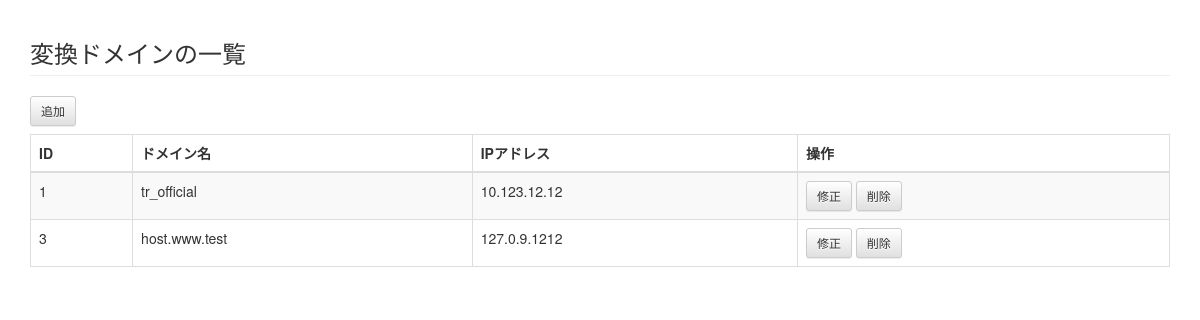
/domain/cms/domain/, run on an earlier commit of the app's database.
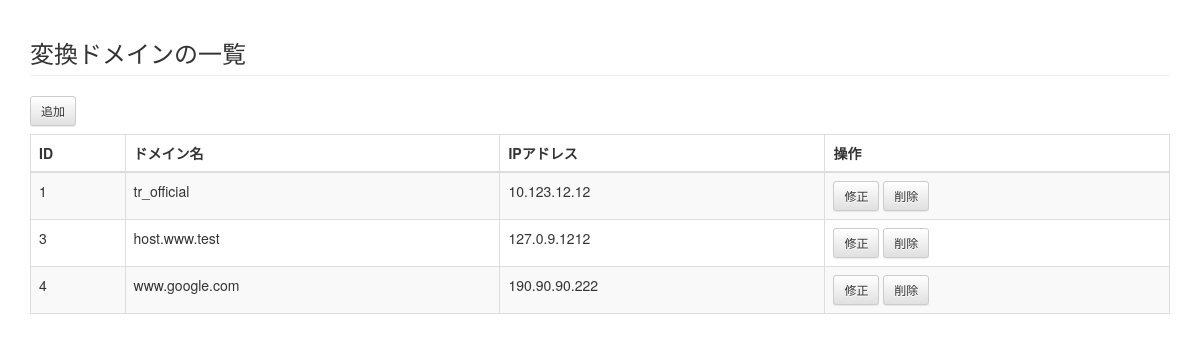
And on a later commit of the database.
### cms/models.py (models this page shows, shortened)
class Domain(models.Model):
	name = models.CharField('domain', max_length=255)
	ip = models.CharField('IP', max_length=255)

### cms/views.py (the view)
def domain_list(request):
	domains = Domain.objects.all().order_by('id')
	return render(request,
					'cms/domain_list.html',
					{'domains': domains})

### cms/templates/cms/domain_list.html (shortened to what this page needs)
{% extends "base.html" %}
{% block content %}
    <h3 class="page-header">変換ドメインの一覧</h3>
    <a href="{% url 'cms:domain_add' %}" class="btn btn-default btn-sm">追加</a>
    <table class="table table-striped table-bordered">
      <thead>
        <tr>
          <th>ID</th>
          <th>ドメイン名</th>
          <th>IPアドレス</th>
          <th>操作</th>
        </tr>
      </thead>
      <tbody>
        {% for domain in domains %}
        <tr>
          <td>{{ domain.id }}</td>
          <td>{{ domain.name }}</td>
          <td>{{ domain.ip }}</td>
          <td>
            <a href="{% url 'cms:domain_mod' domain_id=domain.id %}" class="btn btn-default btn-sm">修正</a>
            <a href="{% url 'cms:domain_del' domain_id=domain.id %}" class="btn btn-default btn-sm">削除</a>
          </td>
        </tr>
        {% endfor %}
      </tbody>
    </table>
{% endblock content %}

What changed in the data, as far as the page shows it:
added Domain: id "4", name "www.google.com", ip "190.90.90.222"
